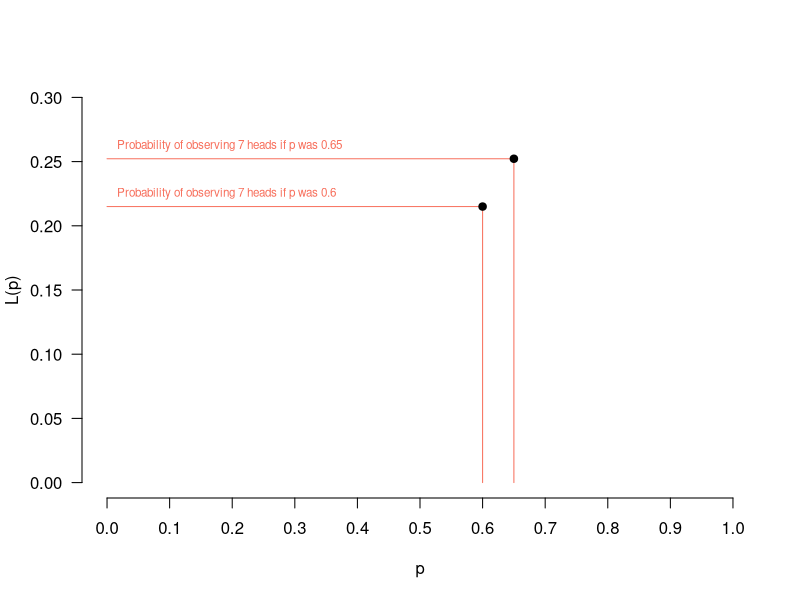
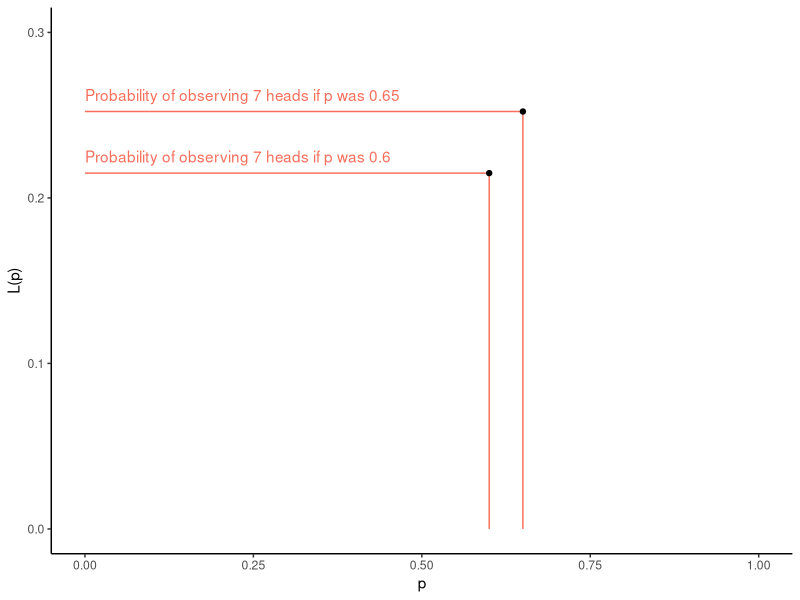
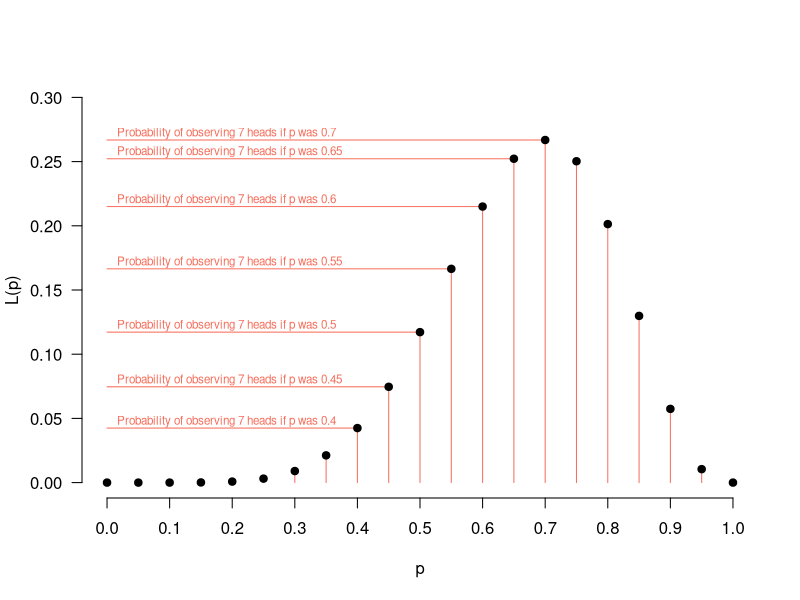
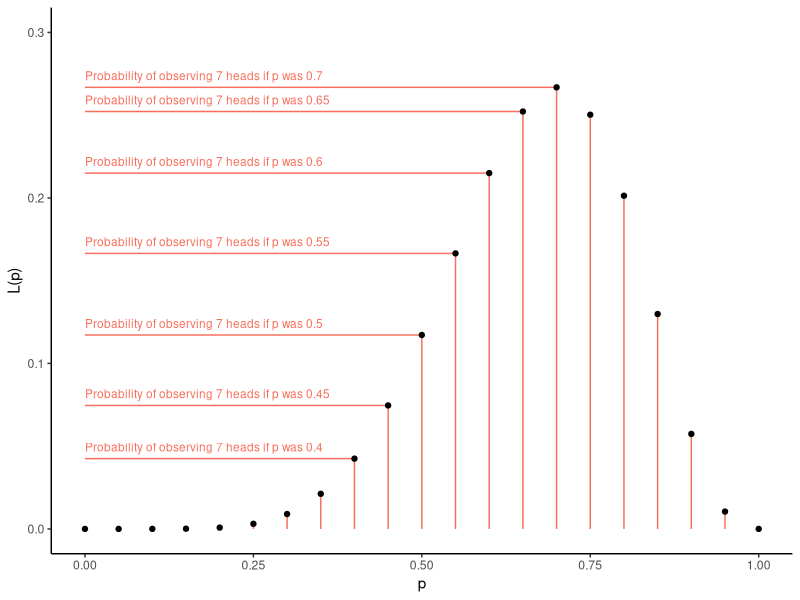
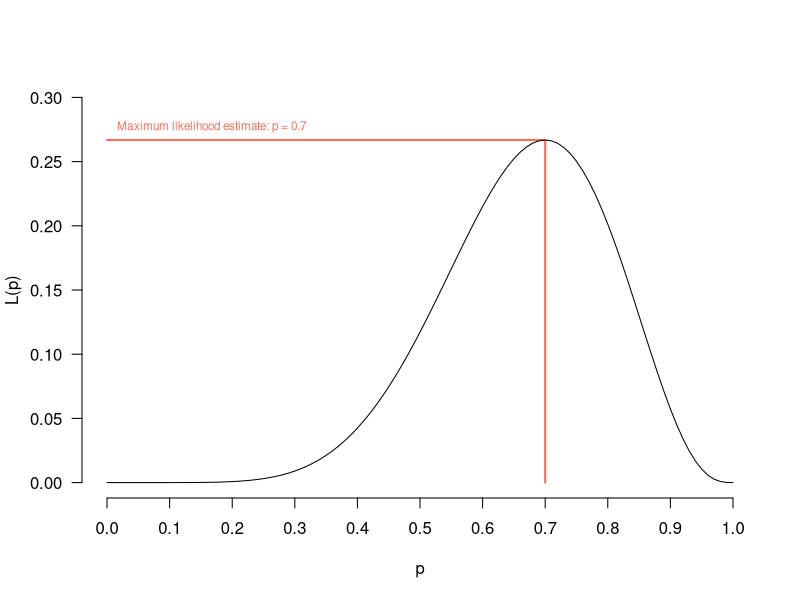
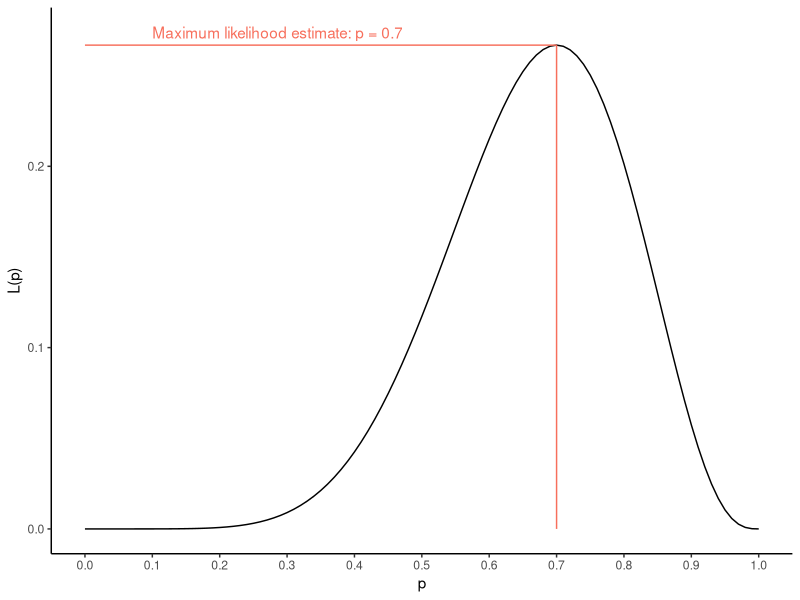
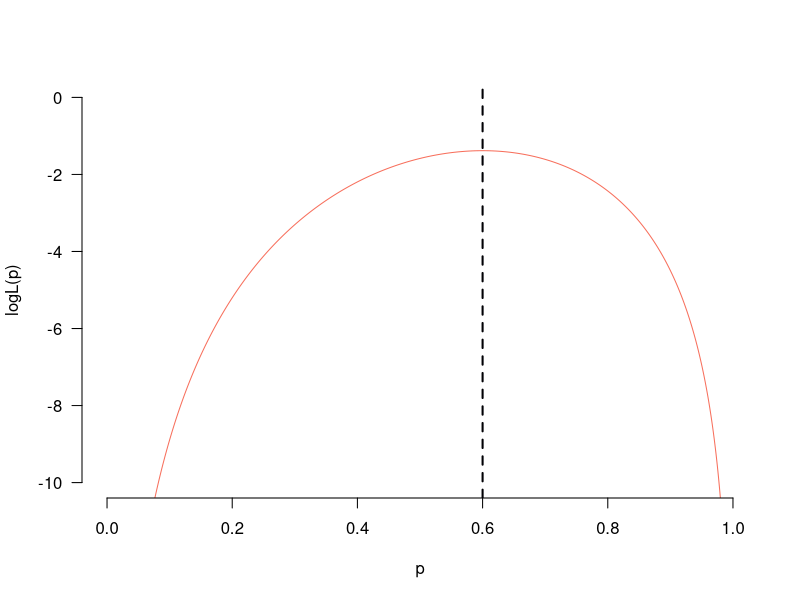
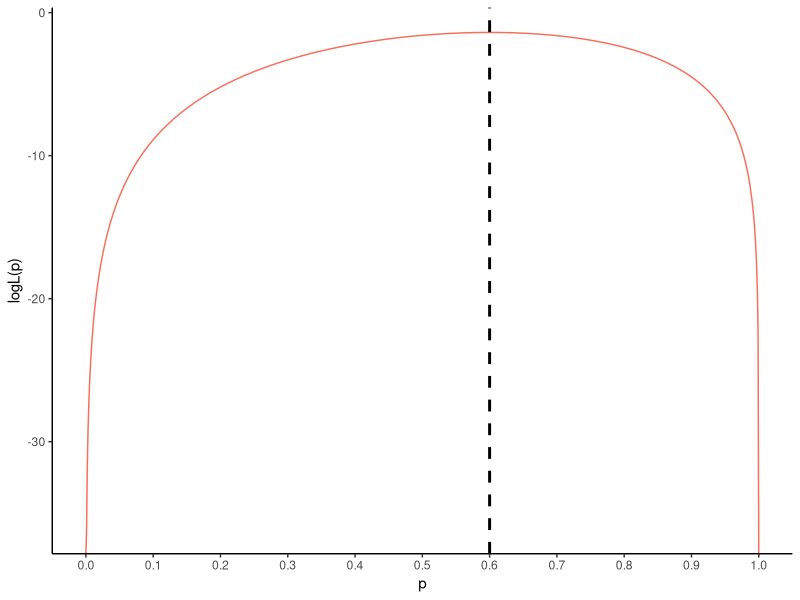

Write R code to recreate these figures, in order. (Note: this script raises an error after producing the figures.)
## ---- chunk 1
# The first line sets an option for the final document that can be produced from
# the .Rmd file. Don't worry about it.
knitr::opts_chunk$set(echo = TRUE,
                      collapse = TRUE,
                      out.width="\\textwidth", # for larger figures 
                      attr.output = 'style="max-height: 200px;"'
                      )

# The next bit is quite powerful and useful. 
# First you define which packages you need for your analysis and assign it to 
# the p_needed object. 
p_needed <-
  c("ggplot2", "viridis", "MASS", "optimx", "scales", "foreign")

# Now you check which packages are already installed on your computer.
# The function installed.packages() returns a vector with all the installed 
# packages.
packages <- rownames(installed.packages())
# Then you check which of the packages you need are not installed on your 
# computer yet. Essentially you compare the vector p_needed with the vector
# packages. The result of this comparison is assigned to p_to_install.
p_to_install <- p_needed[!(p_needed %in% packages)]
# If at least one element is in p_to_install you then install those missing
# packages.
if (length(p_to_install) > 0) {
  install.packages(p_to_install)
}
# Now that all packages are installed on the computer, you can load them for
# this project. Additionally the expression returns whether the packages were
# successfully loaded.
sapply(p_needed, require, character.only = TRUE)

# This is an option for stargazer tables
# It automatically adapts the output to html or latex,
# depending on whether we want a html or pdf file
stargazer_opt <- ifelse(knitr::is_latex_output(), "latex", "html")

# this changes the behavior of the magma function a little 
formals(magma)$end <- 0.7
formals(magma)$direction <- -1

# only relevant for ggplot2 plotting
# setting a global ggplot theme for the entire document to avoid 
# setting this individually for each plot 
theme_set(theme_classic() + # start with classic theme 
  theme(
    plot.background = element_blank(),# remove all background 
    plot.title.position = "plot", # move the plot title start slightly 
    legend.position = "bottom" # by default, put legend on the bottom
  ))

## ---- chunk 2
lik_1 <- factorial(10) / (factorial(10 - 7) * factorial(7)) * 0.6 ^ 7 * (1 - 0.6) ^ (10 - 7)
lik_1
## ---- chunk 3
lik_2 <- factorial(10) / (factorial(10 - 7) * factorial(7)) * 0.65 ^ 7 * (1 - 0.65) ^ (10 - 7)
lik_2
## ---- chunk 4
p <- c(0.6, 0.65)
lik <- c(lik_1, lik_2)
## ---- chunk 5
plot(x = p,
     y = lik,
     xlim = c(0,1),
     ylim = c(0, 0.3),
     pch = 19,
     ylab = "L(p)",
     xlab = "p",
     las = 1,
     xaxt = "n",
    bty = "n",
    type = "n")
axis(1, seq(0, 1, 0.1))
segments(x0 = p,
         x1 = p,
         y0 = 0,
         y1 = lik,
         col = magma(2)[1])
segments(x0 = 0,
         x1 = p,
         y0 = lik,
         y1 = lik,
         col = magma(2)[1])
points(x = p,
     y = lik,
     xlim = c(0,1),
     ylim = c(0, 0.3),
     pch = 19)
text(x = 0,
     y = lik + 0.01,
     labels = c(paste0("Probability of observing 7 heads if p was ", p)),
     col = magma(2)[1],
     cex = 0.7,
     pos = 4)

## ---- chunk 6
ggplot() +
  scale_y_continuous(limits = c(0, 0.3)) +
  scale_x_continuous(limits = c(0, 1)) +
  geom_segment(aes(
    y = lik, yend = 0, x = p, xend = p
  ),
  color = magma(1)
  ) +
  geom_segment(aes(
    y = lik, yend = lik, x = p, xend = 0
  ),
  color = magma(1)
  ) +
  geom_point(aes(x = p, y = lik)) +
  labs(y = "L(p)") +
  geom_text(aes(
    label = paste0("Probability of observing 7 heads if p was ", p),
    x = 0, y = lik + 0.01,
    hjust = 0
  ),
  color = magma(1)
  )
## ---- chunk 7
binom_lik <- function(y, n, p) {
  factorial(n) / (factorial(n - y) * factorial(y)) * p ^ y * (1 - p) ^ (n - y)
}
## ---- chunk 8
# Let's start with a sequence
p <- seq(0, 1, 0.05)
lik <- binom_lik(y = 7, n = 10, p = p)
## ---- chunk 9
plot(
  x = p,
  y = lik,
  xlim = c(0, 1),
  ylim = c(0, 0.3),
  pch = 19,
  col = magma(2)[1],
  ylab = "L(p)",
  xlab = "p",
  las = 1,
  xaxt = "n",
  bty = "n",
  type = "n"
)
axis(1, seq(0, 1, 0.1))
segments(
  x0 = p,
  x1 = p,
  y0 = 0,
  y1 = lik,
  col = magma(1)
)
segments(
  x0 = 0,
  x1 = p[9:15],
  y0 = lik[9:15],
  y1 = lik[9:15],
  col = magma(1)
)
points(
  x = p,
  y = lik,
  xlim = c(0, 1),
  ylim = c(0, 0.3),
  pch = 19
  )
text(
  x = 0,
  y = lik[9:15] + 0.005,
  labels = c(paste0(
    "Probability of observing 7 heads if p was ", p[9:15]
  )),
  col = magma(1),
  cex = 0.7,
  pos = 4
)
## ---- chunk 10
ggplot() +
  scale_y_continuous(limits = c(0, 0.3)) +
  scale_x_continuous(limits = c(0, 1)) +
  geom_segment(aes(
    y = lik, yend = 0, x = p, xend = p
  ),
  color = magma(1)
  ) +
  geom_segment(aes(
    y = lik[9:15], yend = lik[9:15], x = p[9:15], xend = 0
  ),
  color = magma(1)
  ) +
  geom_point(aes(x = p, y = lik)
  ) +
  labs(y = "L(p)") +
  geom_text(aes(
    label = paste0("Probability of observing 7 heads if p was ", p[9:15]),
    x = 0, y = lik[9:15] + 0.007,
    hjust = 0
  ),
  size = 3,
  color = magma(1)
  )
## ---- chunk 11
# Let's start with a sequence
p <- seq(0, 1, 0.01)
lik <- binom_lik(y = 7, n = 10, p = p)

# which value of p maximizes the likelihood function?
p_max_lik <- p[which.max(lik)]
max_lik <- lik[which.max(lik)]
## ---- chunk 12
plot(x = p,
     y = lik,
     xlim = c(0, 1),
     ylim = c(0, 0.3),
     pch = 19,
     ylab = "L(p)",
     xlab = "p",
     type = "n",
     las = 1,
     xaxt = "n",
     bty = "n")
axis(1, seq(0, 1, 0.1))
segments(x0 = p_max_lik,
         x1 = p_max_lik,
         y0 = 0,
         y1 = max_lik,
         col = magma(1),
         lwd = 2)
segments(x0 = 0,
         x1 = p_max_lik,
         y0 = max_lik,
         y1 = max_lik,
         col = magma(1),
         lwd = 2)
lines(x = p,
     y = lik,
     xlim = c(0,1),
     ylim = c(0, 0.3),
     pch = 19)
text(x = 0,
     y = max_lik + 0.01,
     labels = "Maximum likelihood estimate: p = 0.7",
     col = magma(1),
     cex = 0.7,
     pos = 4)
## ---- chunk 13
ggplot() +
  geom_line(aes(x = p, y = lik)) +
  geom_segment(aes(
    y = max_lik, yend = 0, x = p_max_lik, xend = p_max_lik
  ),
  color = magma(1, direction = -1)
  ) +
  geom_segment(aes(
    y = max_lik, yend = max_lik, x = p_max_lik, xend = 0
  ),
  color = magma(1, direction = -1)
  ) +
  labs(y = "L(p)") +
  geom_text(aes(
    label = paste0("Maximum likelihood estimate: p = 0.7"),
    x = 0.1, y = max_lik + 0.007,
    hjust = 0
  ),
  color = magma(1, direction = -1)
  ) +
  scale_x_continuous(breaks = seq(0, 1, by = 0.1))
## ---- chunk 14
binom_lik <- function(y, n, p) {
  factorial(n) / (factorial(n - y) * factorial(y)) * p ^ y * (1 - p) ^ (n - y)
}
## ---- chunk 15
res_opt <-
  optimize(
    f = binom_lik, 
    # f is the function we want to optimize (here: maximize).
    interval = c(0, 1),
    # we need to specify an interval of values where we want to look for the maximum
    y = 6,
    n = 10,
    # y and n is the data we actually observed
    maximum = T
    # finally, we need to tell the function that we are looking for a maximum.
  )

res_opt
## ---- chunk 16
binom_loglik <- function(y, n, p) {
  log(factorial(n) / (factorial(n - y) * factorial(y))) + 
    y * log(p) + (n - y) * log(1 - p)
}
## ---- chunk 17
res <- optimize(
  f = binom_loglik,
  interval = c(0, 1),
  y = 6,
  n = 10,
  maximum = T
)
## ---- chunk 18
p <- seq(0, 1, length.out = 1000)
res_loglik <- binom_loglik(6, 10, p)
## ---- chunk 19
plot(
  p,
  res_loglik,
  type = "l",
  ylim = c(-10, 0),
  las = 1,
  bty = "n",
  ylab = "logL(p)",
  col = magma(2)[1]
)
abline(v = res$maximum,
       col = magma(2)[2],
       lwd = 2,
       lty = "dashed")
## ---- chunk 20
ggplot() +
  geom_line(aes(x = p, y = res_loglik), color =  magma(2)[1]) +
  geom_vline(
  xintercept = res$maximum,
  lty = "dashed",
  size = 1
  ) +
  labs(y = "logL(p)") +
  scale_x_continuous(breaks = seq(0, 1, by = 0.1)) 
## ---- chunk 21
binom_loglik2 <- function(y, n, p) {
  y * log(p) + (n - y) * log(1 - p)
  
}

p <- seq(0, 1, length.out = 1000)

res2 <- binom_loglik2(6, 10, p)
max_loglik_p2 <- p[which.max(res2)]
## ---- chunk 22
plot(
  p,
  res_loglik,
  type = "l",
  ylim = c(-20, 0),
  las = 1,
  bty = "n",
  ylab = "logL(p)",
  col = viridis(4)[1]
)
abline(v = res$maximum, 
       lwd = 2,
       col = viridis(4)[3])
lines(x = p, 
      y = res2, 
      lty = "dashed",
      col = viridis(4)[2])
abline(v = max_loglik_p2, 
       lwd = 2,
       lty = "dashed",
       col = viridis(4)[4])

legend("topleft",
       col = c(viridis(4)[1],
               viridis(4)[2],
               viridis(4)[3],
               viridis(4)[4]),
       lty = c("solid", 
               "dashed", 
               "solid", 
               "dashed"),
       legend = c("LogLik 1",
                  "LogLik 2 (simplified)",
                  "max(LogLik 1)",
                  "max(LogLik 2)"),
       bty = "n",
       cex = 0.75)
## ---- chunk 23
ggplot() +
  geom_line(aes(x = p, y = res_loglik, color = "LogLik 1")) +
  geom_line(aes(x = p, y = res2,  color = "LogLik 2 (simplified)"), lty = 2) +
  geom_vline(aes(
    xintercept = c(res$maximum, max_loglik_p2),
    color = c("max(LogLik 1)", "max(LogLik 2)")
  ),
  lty = 1:2,
  size = 1) +
  labs(y = "logL(p)",
       color = "") +
  scale_x_continuous(breaks = seq(0, 1, by = 0.1)) +
  scale_color_viridis(discrete = TRUE) 
## ---- chunk 24
b0 <- 5
sigma2 <- 4
## ---- chunk 25
Y <- b0 + rnorm(100000, 0, sqrt(sigma2))
## ---- chunk 26
lmsimple_loglik <- function(y, theta) {
  N <- length(y)
  
  b0 <- theta[1]
  sigma2 <-
    exp(theta[2]) #constrain variance so that it is always positive
  
  logl <-
    -(N / 2) * log(sigma2) - 1 / (2 * sigma2) * sum((y - b0) ^ 2)
  
  return(logl)
}
## ---- chunk 27
stval <- c(0, 0)
## ---- chunk 28
res <-
  optimx(
    par = stval,
    # we need to input our start values,
    f = lmsimple_loglik,
    # the Log-Likelihood function we optimize,
    y = Y,
    # our data,
    control = list(maximize = T)
    # and tell optimx to maximize rather than to minimize.
  )  
## ---- chunk 29
res
mean(Y)
## ---- chunk 30
log(4)

exp(res$p2[1])

## ---- chunk 31
b <- seq(-10, 10, length.out = 1000)

res <-
  sapply(b, function(x)
    lmsimple_loglik(y = Y, theta = cbind(x, sigma2)))

max_loglik_b <- b[which.max(res)]
## ---- chunk 32
plot(
  b,
  res,
  type = "l",
  bty = "n",
  ylab = "logL",
  xlab = expression(beta),
  yaxt = "n",
  col = magma(2)[1],
)
axis_ticks <- pretty(min(res):max(res))
axis(2,
     at = axis_ticks,
     labels = paste0(axis_ticks/1000, "k"),
     las = 1)
abline(v = max_loglik_b,
       lwd = 2,
       col = magma(2)[2])
## ---- chunk 33
ggplot() +
  geom_line(aes(x = b, y = res), color =  magma(2)[1]) +
  geom_vline(
  xintercept = max_loglik_b,
  lty = "dashed",
  size = 1
  ) +
  labs(y = "logL(p)",
       x = expression(beta)) +
  scale_y_continuous(breaks = scales::pretty_breaks(), 
                     labels = scales::label_comma())
## ---- chunk 34
dat <- read.dta("raw-data/uspresidentialelections.dta")
## ---- chunk 35
Y <- dat$vote
X <- dat$growth
## ---- chunk 36
lm_loglik <- function(y, x, theta) {
  N <- length(y)
  
  # theta contains our parameters to be estimated
  
  beta0 <- theta[1]
  beta1 <- theta[2]
  sigma2 <- exp(theta[3])
  
  logl <-
    -N / 2 * log(sigma2) - 1 / (2 * sigma2) * sum((y - beta0 - beta1 * x) ^ 2)
  return(logl)
}
## ---- chunk 37
stval <- c(0, 0, 0)
## ---- chunk 38
res <-
  optimx(
    stval,
    lm_loglik,
    y = Y,
    x = X,
    control = list(maximize = T)
  )

res
## ---- chunk 39
ols <- lm(Y ~ X)

ols
